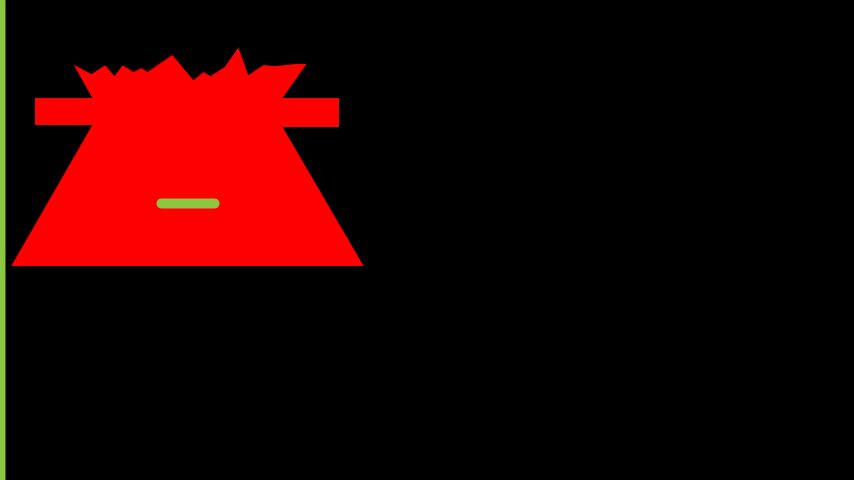
Frame 1 (no input)
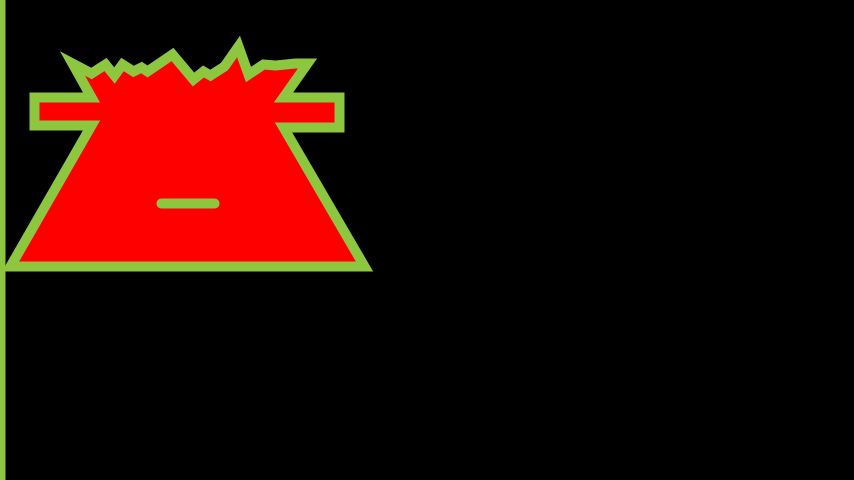
Frame 2 (the mouse pressed at the canvas centre, redrawn once)

The Processing sketch that drew these frames (run headless with seeded random() and noise(); the mouse was pressed at the canvas centre and the sketch redrawn once):

// Processing sketch: processing_87148
// ── processing_87148.pde

void setup(){
  size(854,480);
    noLoop();  // draw() will not loop




}
float x = 0;

void draw(){
  background (0);
  fill(255, 0, 0);
beginShape ();
vertex (72.28,63.44);
vertex (91.19,73.62);
vertex (105.01,64.89);
vertex (114.11,75.44);
vertex (122.48,64.89);
vertex (133.39,71.07);
vertex (141.75,67.44);
vertex (147.21,71.07);
vertex (172.31,54);
vertex (193.09,79.44);
vertex (203.23,71.07);
vertex (210.5,75.8);
vertex (224.32,66.71);
vertex (238.82,46.32);
vertex (248.69,74.35);
vertex (263.24,64.89);
vertex (275.97,65.62);
vertex (295.98,63.8);
vertex (307.26,63.8);
vertex (283.35,97.63);
vertex (339.99,97.63);
vertex (339.99,127.46);
vertex (283.25,127.46);
vertex (364,266.04);
vertex (10.31,266.04);
vertex (91.46,125.57);
vertex (34.74,125.57);
vertex (34.83,97.67);
vertex (91.19,97.63);
endShape (CLOSE);
stroke(141,198,63);
 strokeWeight(10);
 line(161.25,203.29,214.73,203.29);
 x = x + .1;
  if (x > height) {
    x = 0;
  }
  line(x, 0, x, width); 
}

void mousePressed() {
   noLoop();  // Holding down the mouse stops looping
}

void mouseReleased() {
  loop();  // Releasing the mouse activates looping draw()
}
